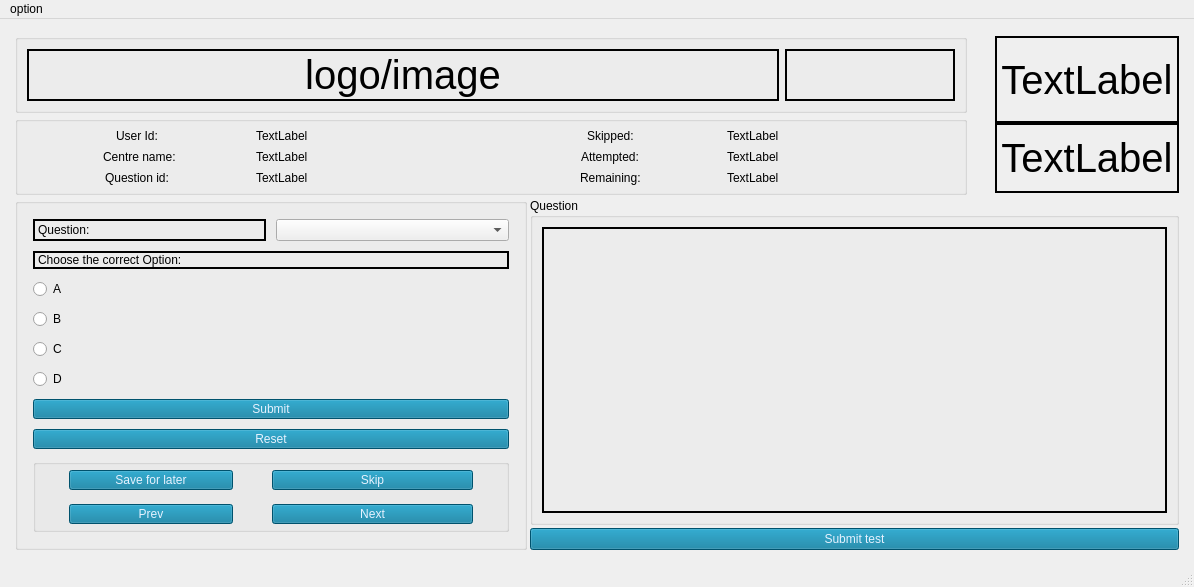
<?xml version="1.0" encoding="UTF-8"?>
<ui version="4.0">
 <class>exam</class>
 <widget class="QMainWindow" name="exam">
  <property name="geometry">
   <rect>
    <x>0</x>
    <y>0</y>
    <width>1194</width>
    <height>587</height>
   </rect>
  </property>
  <property name="windowTitle">
   <string>MainWindow</string>
  </property>
  <widget class="QWidget" name="centralwidget">
   <layout class="QGridLayout" name="gridLayout_2">
    <item row="0" column="0">
     <widget class="QFrame" name="frame">
      <layout class="QVBoxLayout" name="verticalLayout">
       <property name="spacing">
        <number>3</number>
       </property>
       <property name="leftMargin">
        <number>6</number>
       </property>
       <property name="topMargin">
        <number>6</number>
       </property>
       <property name="rightMargin">
        <number>6</number>
       </property>
       <property name="bottomMargin">
        <number>6</number>
       </property>
       <item>
        <layout class="QVBoxLayout" name="verticalLayout_10">
         <item>
          <layout class="QHBoxLayout" name="horizontalLayout_4">
           <item>
            <layout class="QVBoxLayout" name="verticalLayout_9">
             <item>
              <widget class="QGroupBox" name="groupBox">
               <layout class="QHBoxLayout" name="horizontalLayout_5">
                <item>
                 <widget class="QLabel" name="label_time_3">
                  <property name="maximumSize">
                   <size>
                    <width>16777202</width>
                    <height>16777215</height>
                   </size>
                  </property>
                  <property name="styleSheet">
                   <string notr="true">font-size:  40px;</string>
                  </property>
                  <property name="frameShape">
                   <enum>QFrame::WinPanel</enum>
                  </property>
                  <property name="text">
                   <string>logo/image</string>
                  </property>
                  <property name="alignment">
                   <set>Qt::AlignCenter</set>
                  </property>
                 </widget>
                </item>
                <item>
                 <widget class="QLabel" name="label_time">
                  <property name="maximumSize">
                   <size>
                    <width>170</width>
                    <height>16777215</height>
                   </size>
                  </property>
                  <property name="styleSheet">
                   <string notr="true">font-size:  30px;</string>
                  </property>
                  <property name="frameShape">
                   <enum>QFrame::WinPanel</enum>
                  </property>
                  <property name="alignment">
                   <set>Qt::AlignCenter</set>
                  </property>
                 </widget>
                </item>
               </layout>
              </widget>
             </item>
             <item>
              <widget class="QGroupBox" name="groupBox">
               <property name="styleSheet">
                <string notr="true">border-color: white;</string>
               </property>
               <layout class="QGridLayout" name="gridLayout_5">
                <property name="sizeConstraint">
                 <enum>QLayout::SetMinimumSize</enum>
                </property>
                <property name="leftMargin">
                 <number>5</number>
                </property>
                <property name="topMargin">
                 <number>5</number>
                </property>
                <property name="rightMargin">
                 <number>5</number>
                </property>
                <property name="bottomMargin">
                 <number>5</number>
                </property>
                <property name="horizontalSpacing">
                 <number>6</number>
                </property>
                <property name="verticalSpacing">
                 <number>3</number>
                </property>
                <item row="1" column="0">
                 <layout class="QHBoxLayout" name="horizontalLayout_7">
                  <item alignment="Qt::AlignHCenter|Qt::AlignVCenter">
                   <widget class="QLabel" name="label_4">
                    <property name="frameShape">
                     <enum>QFrame::NoFrame</enum>
                    </property>
                    <property name="text">
                     <string>Centre name:</string>
                    </property>
                   </widget>
                  </item>
                  <item>
                   <widget class="QLabel" name="label_10">
                    <property name="text">
                     <string>TextLabel</string>
                    </property>
                   </widget>
                  </item>
                 </layout>
                </item>
                <item row="1" column="1">
                 <layout class="QHBoxLayout" name="horizontalLayout_10">
                  <item alignment="Qt::AlignHCenter|Qt::AlignVCenter">
                   <widget class="QLabel" name="label_5">
                    <property name="frameShape">
                     <enum>QFrame::NoFrame</enum>
                    </property>
                    <property name="text">
                     <string>Attempted:</string>
                    </property>
                   </widget>
                  </item>
                  <item>
                   <widget class="QLabel" name="label_14">
                    <property name="text">
                     <string>TextLabel</string>
                    </property>
                   </widget>
                  </item>
                 </layout>
                </item>
                <item row="2" column="1">
                 <layout class="QHBoxLayout" name="horizontalLayout_11">
                  <item alignment="Qt::AlignHCenter">
                   <widget class="QLabel" name="label_8">
                    <property name="frameShape">
                     <enum>QFrame::NoFrame</enum>
                    </property>
                    <property name="text">
                     <string>Remaining:</string>
                    </property>
                   </widget>
                  </item>
                  <item>
                   <widget class="QLabel" name="label_16">
                    <property name="text">
                     <string>TextLabel</string>
                    </property>
                   </widget>
                  </item>
                 </layout>
                </item>
                <item row="0" column="0">
                 <layout class="QHBoxLayout" name="horizontalLayout_6">
                  <item alignment="Qt::AlignHCenter|Qt::AlignVCenter">
                   <widget class="QLabel" name="label">
                    <property name="frameShape">
                     <enum>QFrame::NoFrame</enum>
                    </property>
                    <property name="text">
                     <string>User Id: </string>
                    </property>
                   </widget>
                  </item>
                  <item>
                   <widget class="QLabel" name="label_9">
                    <property name="text">
                     <string>TextLabel</string>
                    </property>
                   </widget>
                  </item>
                 </layout>
                </item>
                <item row="2" column="0">
                 <layout class="QHBoxLayout" name="horizontalLayout_8">
                  <item alignment="Qt::AlignHCenter|Qt::AlignVCenter">
                   <widget class="QLabel" name="label_7">
                    <property name="frameShape">
                     <enum>QFrame::NoFrame</enum>
                    </property>
                    <property name="text">
                     <string>Question id: </string>
                    </property>
                   </widget>
                  </item>
                  <item>
                   <widget class="QLabel" name="label_11">
                    <property name="text">
                     <string>TextLabel</string>
                    </property>
                   </widget>
                  </item>
                 </layout>
                </item>
                <item row="0" column="1">
                 <layout class="QHBoxLayout" name="horizontalLayout_9">
                  <item alignment="Qt::AlignHCenter|Qt::AlignVCenter">
                   <widget class="QLabel" name="label_2">
                    <property name="frameShape">
                     <enum>QFrame::NoFrame</enum>
                    </property>
                    <property name="text">
                     <string>Skipped:</string>
                    </property>
                   </widget>
                  </item>
                  <item>
                   <widget class="QLabel" name="label_13">
                    <property name="text">
                     <string>TextLabel</string>
                    </property>
                   </widget>
                  </item>
                 </layout>
                </item>
               </layout>
              </widget>
             </item>
            </layout>
           </item>
           <item>
            <layout class="QHBoxLayout" name="horizontalLayout">
             <item>
              <layout class="QVBoxLayout" name="verticalLayout_4">
               <property name="spacing">
                <number>0</number>
               </property>
               <property name="leftMargin">
                <number>25</number>
               </property>
               <property name="topMargin">
                <number>2</number>
               </property>
               <property name="rightMargin">
                <number>0</number>
               </property>
               <property name="bottomMargin">
                <number>2</number>
               </property>
               <item>
                <widget class="QLabel" name="label_image">
                 <property name="maximumSize">
                  <size>
                   <width>184</width>
                   <height>146</height>
                  </size>
                 </property>
                 <property name="baseSize">
                  <size>
                   <width>25</width>
                   <height>50</height>
                  </size>
                 </property>
                 <property name="styleSheet">
                  <string notr="true">font-size:  40px;</string>
                 </property>
                 <property name="frameShape">
                  <enum>QFrame::WinPanel</enum>
                 </property>
                 <property name="text">
                  <string>TextLabel</string>
                 </property>
                 <property name="scaledContents">
                  <bool>false</bool>
                 </property>
                 <property name="alignment">
                  <set>Qt::AlignCenter</set>
                 </property>
                </widget>
               </item>
               <item>
                <widget class="QLabel" name="label_sign">
                 <property name="maximumSize">
                  <size>
                   <width>184</width>
                   <height>70</height>
                  </size>
                 </property>
                 <property name="baseSize">
                  <size>
                   <width>25</width>
                   <height>50</height>
                  </size>
                 </property>
                 <property name="styleSheet">
                  <string notr="true">font-size:  40px;</string>
                 </property>
                 <property name="frameShape">
                  <enum>QFrame::WinPanel</enum>
                 </property>
                 <property name="text">
                  <string>TextLabel</string>
                 </property>
                 <property name="scaledContents">
                  <bool>false</bool>
                 </property>
                 <property name="alignment">
                  <set>Qt::AlignCenter</set>
                 </property>
                </widget>
               </item>
              </layout>
             </item>
            </layout>
           </item>
          </layout>
         </item>
        </layout>
       </item>
       <item>
        <layout class="QHBoxLayout" name="horizontalLayout_2">
         <item>
          <widget class="QGroupBox" name="groupBox">
           <layout class="QVBoxLayout" name="verticalLayout_3">
            <property name="spacing">
             <number>10</number>
            </property>
            <property name="sizeConstraint">
             <enum>QLayout::SetMaximumSize</enum>
            </property>
            <property name="leftMargin">
             <number>15</number>
            </property>
            <property name="topMargin">
             <number>15</number>
            </property>
            <property name="rightMargin">
             <number>15</number>
            </property>
            <property name="bottomMargin">
             <number>15</number>
            </property>
            <item>
             <layout class="QHBoxLayout" name="horizontalLayout_3">
              <item>
               <widget class="QLabel" name="label_12">
                <property name="maximumSize">
                 <size>
                  <width>500</width>
                  <height>39</height>
                 </size>
                </property>
                <property name="frameShape">
                 <enum>QFrame::WinPanel</enum>
                </property>
                <property name="text">
                 <string>Question: </string>
                </property>
               </widget>
              </item>
              <item>
               <widget class="QComboBox" name="comboBox"/>
              </item>
             </layout>
            </item>
            <item>
             <widget class="QLabel" name="label_15">
              <property name="styleSheet">
               <string notr="true">&lt;h1
&gt;</string>
              </property>
              <property name="frameShape">
               <enum>QFrame::WinPanel</enum>
              </property>
              <property name="text">
               <string>Choose the correct Option:</string>
              </property>
             </widget>
            </item>
            <item>
             <widget class="QRadioButton" name="radioButton">
              <property name="text">
               <string>A</string>
              </property>
             </widget>
            </item>
            <item>
             <widget class="QRadioButton" name="radioButton_2">
              <property name="text">
               <string>B</string>
              </property>
             </widget>
            </item>
            <item>
             <widget class="QRadioButton" name="radioButton_3">
              <property name="text">
               <string>C</string>
              </property>
             </widget>
            </item>
            <item>
             <widget class="QRadioButton" name="radioButton_4">
              <property name="text">
               <string>D</string>
              </property>
             </widget>
            </item>
            <item>
             <widget class="QPushButton" name="pushButton_5">
              <property name="maximumSize">
               <size>
                <width>552</width>
                <height>20</height>
               </size>
              </property>
              <property name="cursor">
               <cursorShape>PointingHandCursor</cursorShape>
              </property>
              <property name="styleSheet">
               <string notr="true">color: #e6f2ff;
background-color: #007399;
border-color: #034b33;</string>
              </property>
              <property name="text">
               <string>Submit</string>
              </property>
             </widget>
            </item>
            <item>
             <widget class="QPushButton" name="pushButton_6">
              <property name="maximumSize">
               <size>
                <width>544</width>
                <height>20</height>
               </size>
              </property>
              <property name="cursor">
               <cursorShape>PointingHandCursor</cursorShape>
              </property>
              <property name="styleSheet">
               <string notr="true">color: #e6f2ff;
background-color: #007399;
border-color: #034b33;</string>
              </property>
              <property name="text">
               <string>Reset</string>
              </property>
             </widget>
            </item>
            <item>
             <widget class="QGroupBox" name="groupBox">
              <layout class="QGridLayout" name="gridLayout_6">
               <property name="sizeConstraint">
                <enum>QLayout::SetMaximumSize</enum>
               </property>
               <property name="leftMargin">
                <number>33</number>
               </property>
               <property name="topMargin">
                <number>5</number>
               </property>
               <property name="rightMargin">
                <number>33</number>
               </property>
               <property name="bottomMargin">
                <number>5</number>
               </property>
               <property name="horizontalSpacing">
                <number>39</number>
               </property>
               <property name="verticalSpacing">
                <number>14</number>
               </property>
               <item row="0" column="0">
                <widget class="QPushButton" name="pushButton">
                 <property name="maximumSize">
                  <size>
                   <width>164</width>
                   <height>20</height>
                  </size>
                 </property>
                 <property name="cursor">
                  <cursorShape>PointingHandCursor</cursorShape>
                 </property>
                 <property name="styleSheet">
                  <string notr="true">color: #e6f2ff;
background-color: #007399;
border-color: #034b33;</string>
                 </property>
                 <property name="text">
                  <string>Save for later</string>
                 </property>
                </widget>
               </item>
               <item row="0" column="1">
                <widget class="QPushButton" name="pushButton_4">
                 <property name="maximumSize">
                  <size>
                   <width>201</width>
                   <height>20</height>
                  </size>
                 </property>
                 <property name="cursor">
                  <cursorShape>PointingHandCursor</cursorShape>
                 </property>
                 <property name="styleSheet">
                  <string notr="true">color: #e6f2ff;
background-color: #007399;
border-color: #034b33;</string>
                 </property>
                 <property name="text">
                  <string>Skip</string>
                 </property>
                </widget>
               </item>
               <item row="1" column="1">
                <widget class="QPushButton" name="pushButton_2">
                 <property name="maximumSize">
                  <size>
                   <width>201</width>
                   <height>20</height>
                  </size>
                 </property>
                 <property name="cursor">
                  <cursorShape>PointingHandCursor</cursorShape>
                 </property>
                 <property name="styleSheet">
                  <string notr="true">color: #e6f2ff;
background-color: #007399;
border-color: #034b33;</string>
                 </property>
                 <property name="text">
                  <string>Next</string>
                 </property>
                </widget>
               </item>
               <item row="1" column="0">
                <widget class="QPushButton" name="pushButton_3">
                 <property name="maximumSize">
                  <size>
                   <width>201</width>
                   <height>20</height>
                  </size>
                 </property>
                 <property name="cursor">
                  <cursorShape>PointingHandCursor</cursorShape>
                 </property>
                 <property name="styleSheet">
                  <string notr="true">color: #e6f2ff;
background-color: #007399;
border-color: #034b33;</string>
                 </property>
                 <property name="text">
                  <string>Prev</string>
                 </property>
                </widget>
               </item>
              </layout>
             </widget>
            </item>
           </layout>
          </widget>
         </item>
         <item>
          <layout class="QVBoxLayout" name="verticalLayout_5">
           <item>
            <widget class="QGroupBox" name="groupBox">
             <property name="title">
              <string>Question</string>
             </property>
             <layout class="QGridLayout" name="gridLayout">
              <item row="0" column="0">
               <widget class="QLabel" name="label_time_4">
                <property name="maximumSize">
                 <size>
                  <width>16777202</width>
                  <height>16777215</height>
                 </size>
                </property>
                <property name="styleSheet">
                 <string notr="true">font-size:  40px;</string>
                </property>
                <property name="frameShape">
                 <enum>QFrame::WinPanel</enum>
                </property>
                <property name="text">
                 <string/>
                </property>
                <property name="alignment">
                 <set>Qt::AlignCenter</set>
                </property>
               </widget>
              </item>
             </layout>
            </widget>
           </item>
           <item>
            <widget class="QPushButton" name="pushButton_13">
             <property name="cursor">
              <cursorShape>PointingHandCursor</cursorShape>
             </property>
             <property name="styleSheet">
              <string notr="true">color: #e6f2ff;
background-color: #007399;
border-color: #034b33;</string>
             </property>
             <property name="text">
              <string>Submit test</string>
             </property>
            </widget>
           </item>
          </layout>
         </item>
        </layout>
       </item>
      </layout>
     </widget>
    </item>
   </layout>
  </widget>
  <widget class="QMenuBar" name="menubar">
   <property name="geometry">
    <rect>
     <x>0</x>
     <y>0</y>
     <width>1194</width>
     <height>20</height>
    </rect>
   </property>
   <widget class="QMenu" name="menuoption">
    <property name="title">
     <string>option</string>
    </property>
    <addaction name="actionhelp"/>
   </widget>
   <addaction name="menuoption"/>
  </widget>
  <widget class="QStatusBar" name="statusbar"/>
  <action name="actionhelp">
   <property name="text">
    <string>help</string>
   </property>
  </action>
 </widget>
 <resources/>
 <connections>
  <connection>
   <sender>comboBox</sender>
   <signal>currentTextChanged(QString)</signal>
   <receiver>label_11</receiver>
   <slot>setText(QString)</slot>
   <hints>
    <hint type="sourcelabel">
     <x>364</x>
     <y>230</y>
    </hint>
    <hint type="destinationlabel">
     <x>224</x>
     <y>183</y>
    </hint>
   </hints>
  </connection>
 </connections>
</ui>
